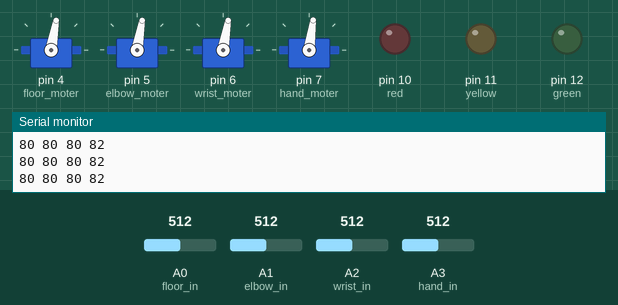
Recording of a sketch running on a simulated Arduino Nano, built for the host (arithmetic inside an expression is 32-bit, double 64-bit). Shown: 4 × servo, output pins drawn as LEDs (lit = HIGH), the last lines printed to the serial monitor. The inputs (shaded band) are chosen by the test bench; at power-on: A0 (floor_in) = 512, A1 (elbow_in) = 512, A2 (wrist_in) = 512, A3 (hand_in) = 512.

Above: at 1.2 s.
1.3 s: A0 (floor_in) set to 716
At 2.3 s:
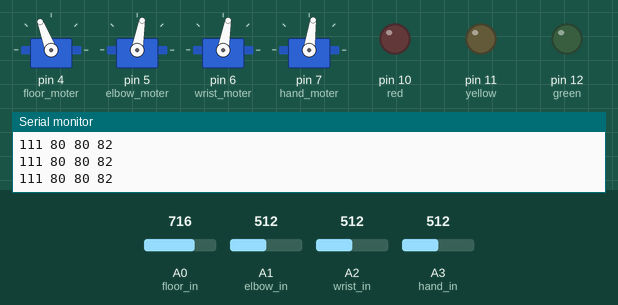
2.8 s: A1 (elbow_in) set to 716
At 3.5 s:
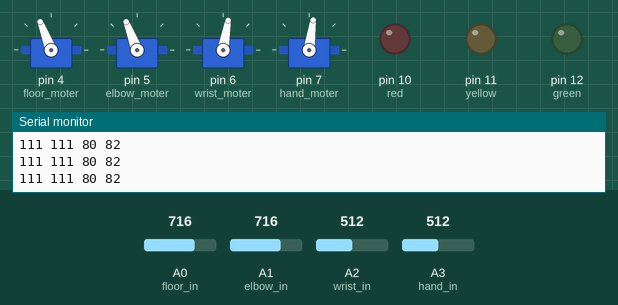
4.3 s: A2 (wrist_in) set to 716
At 4.7 s:
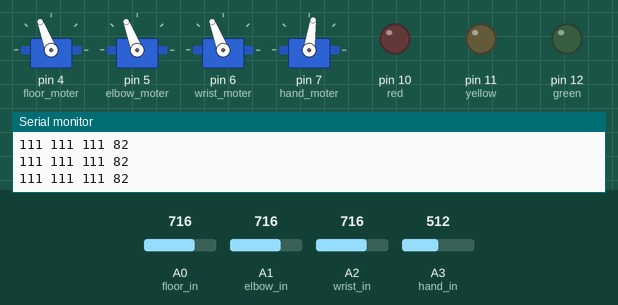
5.8 s: A3 (hand_in) set to 306
At 7.0 s:
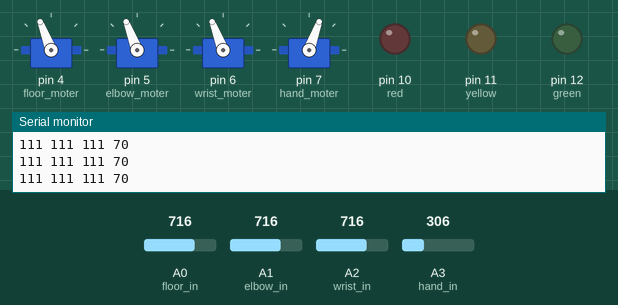
7.3 s: A0 (floor_in) set to 992
At 8.1 s:
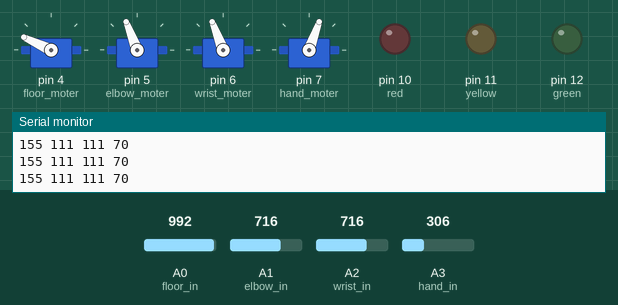
8.8 s: A3 (hand_in) set to 992
At 9.2 s:
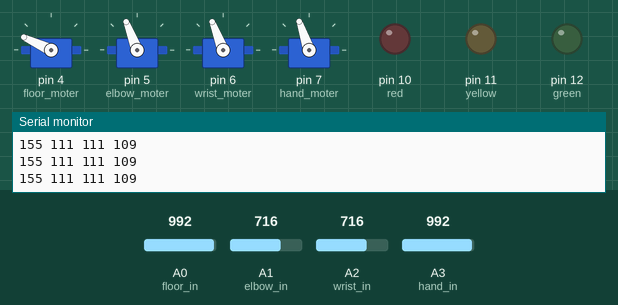
Timing chart, 0 to 11.3 s (numbered marks = the images above; inputs shaded):
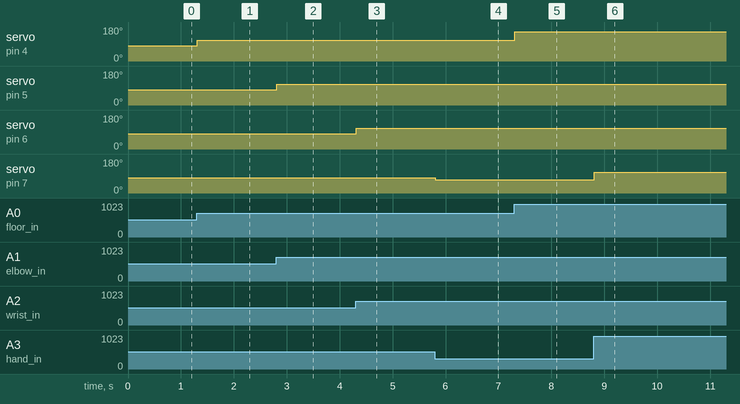

Measured:
- after the input at 1.3 s, servo on pin 4 (floor_moter): 80° → 111° at once
- after the input at 2.8 s, servo on pin 5 (elbow_moter): 80° → 111° at once
- after the input at 4.3 s, servo on pin 6 (wrist_moter): 80° → 111° at once
- after the input at 5.8 s, servo on pin 7 (hand_moter): 82° → 70° at once
- after the input at 7.3 s, servo on pin 4 (floor_moter): 111° → 155° at once
- after the input at 8.8 s, servo on pin 7 (hand_moter): 70° → 109° at once

The sketch:

robot_arm.ino
```cpp
#include <Servo.h>

//바닥, 팔꿈치, 손목 , 손 4개의 저항 및 모터

#define floor_in A0 //입력 부분 순서대로 a0 a1 a2 a3 연결
#define elbow_in A1
#define wrist_in A2
#define hand_in A3

#define floor_moter 4 //입력받은 값 모터로 전달 변수 4 5 6 7
#define elbow_moter 5
#define wrist_moter 6
#define hand_moter 7

#define green 12
#define yellow 11
#define red 10

#define record A6
#define play A5

int rfloor[20000]={0};
int relbow[20000]={0};
int rwrist[20000]={0};
int rhand[20000]={0};


Servo servo_floor; //서보모터를 작동시키는 함수 선언
Servo servo_elbow;
Servo servo_wrist;
Servo servo_hand;

int state=-1; //-1이면 평상시 1이면 녹화중 0은 재생

void record(int f,int e,int w,int h)
{
  static int i=0;

  rfloor[i]=f;
  relbow[i]=e;
  rwrist[i]=w;
  rhand[i]=h;

  i++;
  if(i>=19999) state=0;
}

void play()
{
  static int i=0;

  servo_floor.write(rfloor[i]);
  servo_elbow.write(relbow[i]);
  servo_wrist.write(rwrist[i]);
  servo_hand.write(rhand[i]);

  i++;
  i%=20000;
}

void resetrecord()
{
  for(int i=0;i<20000;i++)
  {
    rfloor[i]=0;
    relbow[i]=0;
    rwrist[i]=0;
    rhand[i]=0;
  }
}

void setup() {
  pinMode(floor_in,INPUT);
  pinMode(elbow_in,INPUT);
  pinMode(wrist_in,INPUT);
  pinMode(hand_in,INPUT);

  pinMode(record,INPUT_PULLUP);
  pinMode(play,INPUT_PULLUP);

  pinMode(red,OUTPUT);
  pinMode(green,OUTPUT);
  pinMode(yellow,OUTPUT);

  servo_floor.attach(floor_moter);
  servo_elbow.attach(elbow_moter);
  servo_wrist.attach(wrist_moter);
  servo_hand.attach(hand_moter);

  Serial.begin(9600);
}

void loop() {

  int f=map(analogRead(floor_in),0,1023,0,160); //맵핑을 통해 0~1023까지의 값을 0~359로 조정
  int e=map(analogRead(elbow_in),0,1023,0,160);
  int w=map(analogRead(wrist_in),0,1023,0,160);
  int h=map(analogRead(hand_in),0,1023,53,111);

  int state1=digitalRead(record); //원하는것 : 액티브 하이 스위치
  int state2=digitalRead(play);

  if(state2==1&&state==-1) state=0;
  else if(state2==1&&state==0) state=-1;
  else if(state1==1) state*=-1; //녹화와 평상시를 왔다갔다


  if(state==0) play();
  else if(state==1)
  {
    resetrecord();
    record(f,e,w,h);
  }
  else if(state==-1)
  {
     servo_floor.write(f); //입력받은 값을 서보모터로 출력
     servo_elbow.write(e);
     servo_wrist.write(w);
     servo_hand.write(h);
  }

  Serial.print(f);
  Serial.print(" ");
  Serial.print(e);
  Serial.print(" ");
  Serial.print(w);
  Serial.print(" ");
  Serial.println(h);

  delay(10); //시간 조절
}
```
